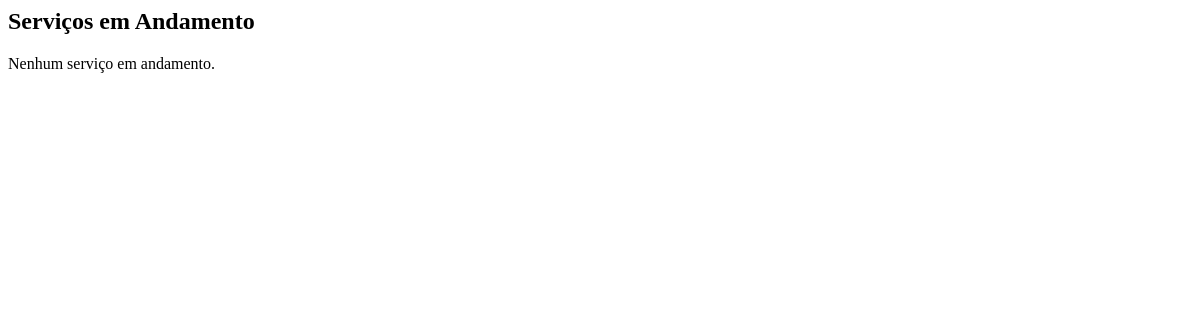
Before: /servicos/andamento/ (signed in) with the older database file.
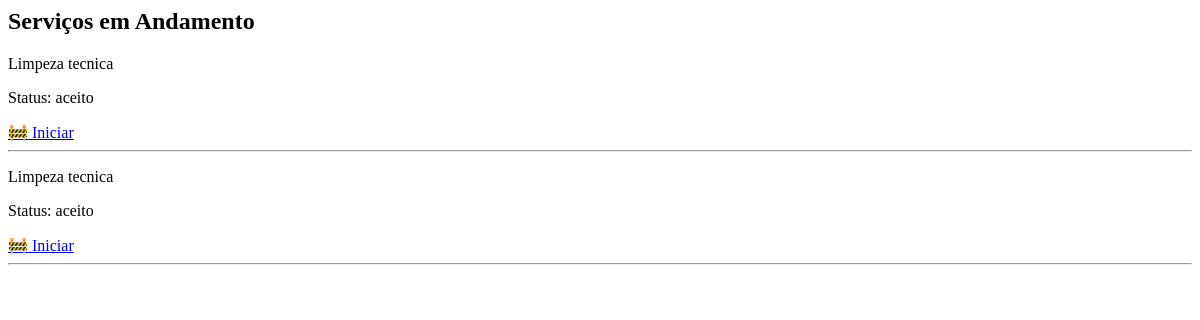
After: the same page with the newer database file.
### services/models.py (models this page shows, shortened)
class Pedido(models.Model):
    STATUS = (
        ('pendente', 'Pendente'),
        ('aceito', 'Aceito'),
        ('em_andamento', 'Em andamento'),
        ('finalizado', 'Finalizado'),
        ('recusado', 'Recusado'),
    )
    cliente = models.ForeignKey(
        User,
        on_delete=models.CASCADE,
        related_name='pedidos_cliente'
    )
    servico = models.ForeignKey(
        Service,
        on_delete=models.CASCADE,
        related_name='pedidos'
    )
    status = models.CharField(
        max_length=20,
        choices=STATUS,
        default='pendente'
    )
    criado_em = models.DateTimeField(auto_now_add=True)

class Service(models.Model):
    prestador = models.ForeignKey(
        User,
        on_delete=models.CASCADE,
        related_name='servicos'
    )
    nome = models.CharField(max_length=200)
    descricao = models.TextField()
    categoria = models.CharField(max_length=100)
    preco = models.DecimalField(max_digits=8, decimal_places=2)
    criado_em = models.DateTimeField(auto_now_add=True)

### services/views.py (the view)
@login_required
def servicos_andamento(request):
    if request.user.user_type != 'prestador':
        return redirect('accounts:dashboard')
    pedidos = Pedido.objects.filter(
        servico__prestador=request.user,
        status__in=['aceito', 'em_andamento']
    ).order_by('-criado_em')
    return render(
        request,
        'services/servicos_andamento.html',
        {'pedidos': pedidos}
    )

### templates/services/servicos_andamento.html (shortened to what this page needs)
<h2>Serviços em Andamento</h2>
{% for pedido in pedidos %}
<p>{{ pedido.servico.nome }}</p>
<p>Status: {{ pedido.status }}</p>
{% if pedido.status == 'aceito' %}
<a href="#">🚧 Iniciar</a>
{% endif %}
<hr>
{% empty %}
<p>Nenhum serviço em andamento.</p>
{% endfor %}

Changed rows visible on the page:
now on this page (row edited): Pedido: servico.nome "Limpeza tecnica", status "aceito", shows "🚧 Iniciar"
now on this page (row edited): Pedido: servico.nome "Limpeza tecnica", status "aceito", shows "🚧 Iniciar"
Other visible differences:
text no longer shown: "Nenhum serviço em andamento."
